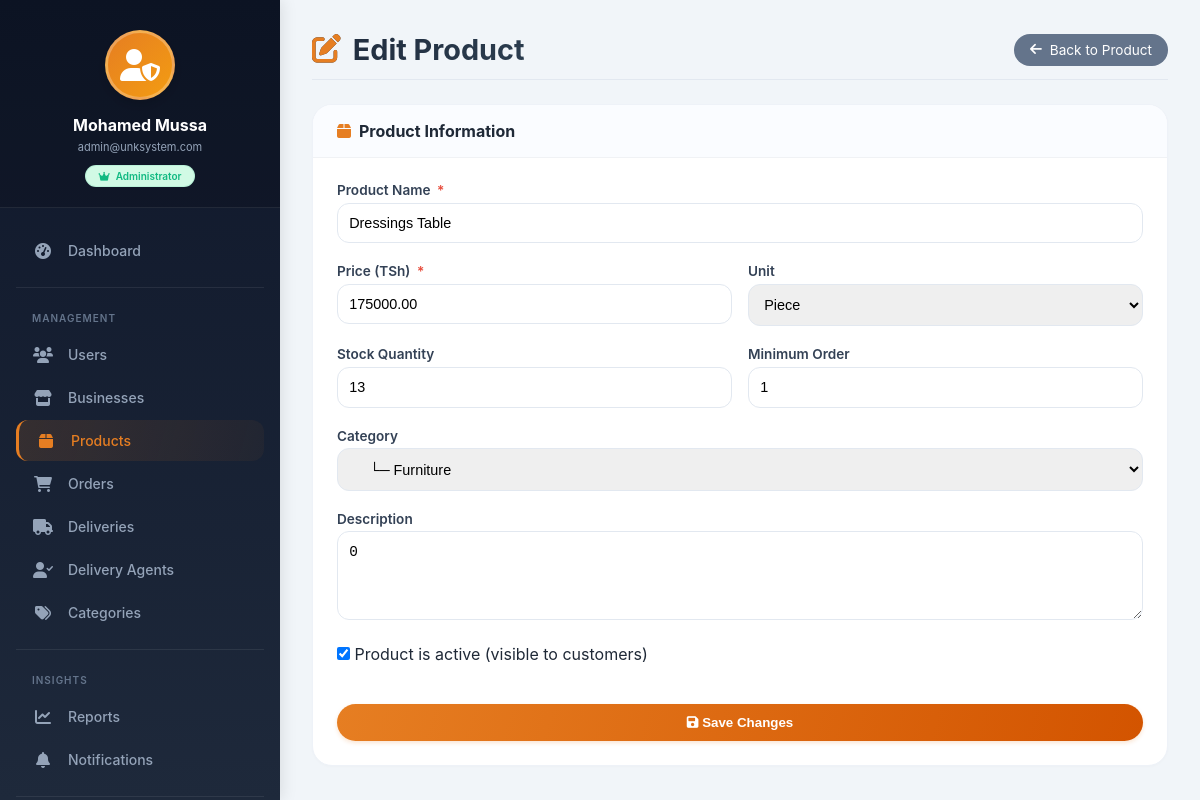
Screenshot of /admin/products/edit.php?id=65 (signed in) with the database file from the repository.
### tables this page shows
CREATE TABLE `products` (
  `product_id` int(11) NOT NULL AUTO_INCREMENT,
  `business_id` int(11) NOT NULL,
  `category_id` int(11) NOT NULL,
  `name` varchar(255) NOT NULL,
  `description` text DEFAULT NULL,
  `price` decimal(10,2) NOT NULL,
  `quantity_in_stock` int(11) DEFAULT 0,
  `unit` varchar(20) DEFAULT NULL,
  `min_order` int(11) DEFAULT 1,
  `image_url` varchar(255) DEFAULT NULL,
  `is_available` tinyint(1) DEFAULT 1,
  `views` int(11) DEFAULT 0,
  `created_at` timestamp NOT NULL DEFAULT current_timestamp(),
  `updated_at` timestamp NOT NULL DEFAULT current_timestamp() ON UPDATE current_timestamp(),
  `deleted_at` datetime DEFAULT NULL,
  `style_category` varchar(50) DEFAULT 'General',
  `discount_percent` int(11) DEFAULT 0,
  `discount_start_date` date DEFAULT NULL,
  `discount_end_date` date DEFAULT NULL,
  `is_on_sale` tinyint(1) DEFAULT 0,
  PRIMARY KEY (`product_id`),
  KEY `idx_products_business` (`business_id`),
  KEY `idx_products_category` (`category_id`),
  KEY `idx_products_price` (`price`),
  KEY `idx_products_name` (`name`(100)),
  KEY `idx_products_available` (`is_available`),
  KEY `idx_products_business_available` (`business_id`,`is_available`),
  KEY `idx_products_category_price` (`category_id`,`price`),
  KEY `idx_products_price_range` (`price`),
  KEY `idx_products_name_search` (`name`(50)),
  CONSTRAINT `fk_products_business` FOREIGN KEY (`business_id`) REFERENCES `businesses` (`business_id`) ON DELETE CASCADE ON UPDATE CASCADE,
  CONSTRAINT `fk_products_category` FOREIGN KEY (`category_id`) REFERENCES `categories` (`category_id`) ON UPDATE CASCADE
);

### admin/products/edit.php (the view, shortened to what this page needs)
<?php
require_once '../../config/database.php';
$product_id = isset($_GET['id']) ? (int)$_GET['id'] : 0;
$stmt = mysqli_prepare($conn, "SELECT * FROM products WHERE product_id = ?");
mysqli_stmt_bind_param($stmt, 'i', $product_id);
mysqli_stmt_execute($stmt);
$product = mysqli_fetch_assoc(mysqli_stmt_get_result($stmt));
function buildCategoryTreeOptions($conn, $parent_id = NULL, $level = 0, $selected = 0) {
    $html = '';
    $sql = "SELECT category_id, name FROM categories WHERE parent_id " . ($parent_id === NULL ? "IS NULL" : "= ?") . " ORDER BY sort_order, name";
    $stmt = mysqli_prepare($conn, $sql);
    if ($parent_id !== NULL) {
        mysqli_stmt_bind_param($stmt, 'i', $parent_id);
    }
    mysqli_stmt_execute($stmt);
    $res = mysqli_stmt_get_result($stmt);
    while ($row = mysqli_fetch_assoc($res)) {
        $selected_attr = ($selected == $row['category_id']) ? 'selected' : '';
        $indent = str_repeat('&nbsp;&nbsp;&nbsp;&nbsp;', $level);
        $prefix = ($level > 0) ? '└─ ' : '';
        $html .= '<option value="' . $row['category_id'] . '" ' . $selected_attr . '>' . $indent . $prefix . htmlspecialchars($row['name']) . '</option>';
        $html .= buildCategoryTreeOptions($conn, $row['category_id'], $level + 1, $selected);
    }
    return $html;
}
$category_options = buildCategoryTreeOptions($conn, NULL, 0, $product['category_id']);
include '../includes/admin_sidebar.php';
?>
<!DOCTYPE html>
<html lang="en">
<head>
    <link rel="stylesheet" href="https://cdnjs.cloudflare.com/ajax/libs/font-awesome/6.0.0/css/all.min.css">
</head>
<body>
<div class="admin-content">
    <div class="page-header">
        <h1><i class="fas fa-edit"></i> Edit Product</h1>
        <a href="view.php?id=<?= $product_id ?>" class="btn-back"><i class="fas fa-arrow-left"></i> Back to Product</a>
    </div>
    <div class="card">
        <div class="card-header">
            <i class="fas fa-box"></i> Product Information
        </div>
        <div class="card-body">
            <form method="POST">
                <div class="form-group">
                    <label>Product Name <span class="required-star">*</span></label>
                    <input type="text" name="name" class="form-control" value="<?= htmlspecialchars($product['name']) ?>" required>
                </div>
                <div class="form-row">
                    <div class="form-group">
                        <label>Price (TSh) <span class="required-star">*</span></label>
                        <input type="number" step="0.01" name="price" class="form-control" value="<?= $product['price'] ?>" required>
                    </div>
                    <div class="form-group">
                        <label>Unit</label>
                        <select name="unit" class="form-control">
                            <option value="piece" <?= $product['unit'] == 'piece' ? 'selected' : '' ?>>Piece</option>
                        </select>
                    </div>
                </div>
                <div class="form-row">
                    <div class="form-group">
                        <label>Stock Quantity</label>
                        <input type="number" name="quantity" class="form-control" value="<?= $product['quantity_in_stock'] ?>">
                    </div>
                    <div class="form-group">
                        <label>Minimum Order</label>
                        <input type="number" name="min_order" class="form-control" value="<?= $product['min_order'] ?>">
                    </div>
                </div>
                <div class="form-group">
                    <label>Category</label>
                    <select name="category_id" class="form-control">
                        <?= $category_options ?>
                    </select>
                </div>
                <div class="form-group">
                    <label>Description</label>
                    <textarea name="description" class="form-control" rows="4"><?= htmlspecialchars($product['description']) ?></textarea>
                </div>
                <div class="checkbox-group">
                    <label>
                        <input type="checkbox" name="is_available" value="1" <?= $product['is_available'] ? 'checked' : '' ?>>
                        Product is active (visible to customers)
                    </label>
                </div>
                <button type="submit" class="btn-save"><i class="fas fa-save"></i> Save Changes</button>
            </form>
        </div>
    </div>
</div>
</body>
</html>

### admin/products/edit.php (style rules this page uses)
* { margin: 0; padding: 0; box-sizing: border-box; }
body { font-family: 'Inter', sans-serif; background: #f1f5f9; }
.admin-content { margin-left: 280px; padding: 2rem; min-height: 100vh; transition: all 0.3s; }
.page-header { display: flex; justify-content: space-between; align-items: center; flex-wrap: wrap; gap: 1rem; margin-bottom: 1.5rem; border-bottom: 1px solid #e2e8f0; padding-bottom: 0.75rem; }
.page-header h1 { font-size: 1.8rem; font-weight: 700; background: linear-gradient(135deg, #1e293b, #2c3e50); -webkit-background-clip: text; background-clip: text; color: transparent; display: flex; align-items: center; gap: 0.75rem; }
.page-header h1 i { color: #e67e22; }
.btn-back { background: #64748b; color: white; padding: 0.5rem 1rem; border-radius: 2rem; text-decoration: none; display: inline-flex; align-items: center; gap: 0.5rem; font-size: 0.85rem; transition: 0.2s; }
.card { background: white; border-radius: 1.25rem; border: 1px solid #eef2f8; overflow: hidden; max-width: 1200px; margin: 0 auto; box-shadow: 0 1px 3px rgba(0,0,0,0.02); }
.card-header { padding: 1rem 1.5rem; background: #fafcff; border-bottom: 1px solid #f0f2f5; font-weight: 700; font-size: 1rem; display: flex; align-items: center; gap: 0.5rem; }
.card-header i { color: #e67e22; }
.card-body { padding: 1.5rem; }
.form-group { margin-bottom: 1.25rem; }
.form-group label { display: block; font-weight: 600; font-size: 0.85rem; margin-bottom: 0.3rem; color: #334155; }
.required-star { color: #e74c3c; margin-left: 0.2rem; }
.form-control { width: 100%; padding: 0.7rem; border: 1px solid #e2e8f0; border-radius: 0.75rem; font-size: 0.9rem; transition: 0.2s; }
.form-row { display: grid; grid-template-columns: 1fr 1fr; gap: 1rem; }
.checkbox-group { display: flex; align-items: center; gap: 0.5rem; margin-top: 0.5rem; margin-bottom: 2.5rem; }
.btn-save { background: linear-gradient(105deg, #e67e22, #d35400); color: white; border: none; padding: 0.7rem; border-radius: 2rem; font-weight: 600; cursor: pointer; width: 100%; transition: 0.2s; box-shadow: 0 2px 4px rgba(230,126,34,0.2); }

### rows the page displays
products: name "Dressings Table", price "175000.00", unit "Piece", quantity "13", min_order "1", description "0", is_available "☑"

### other values shown
substr($admin_name, 0, 22) "Mohamed Mussa"
substr($admin_email, 0, 22) "admin@unksystem.com"
$status_text "Administrator"
form field category_id "└─ Furniture"
